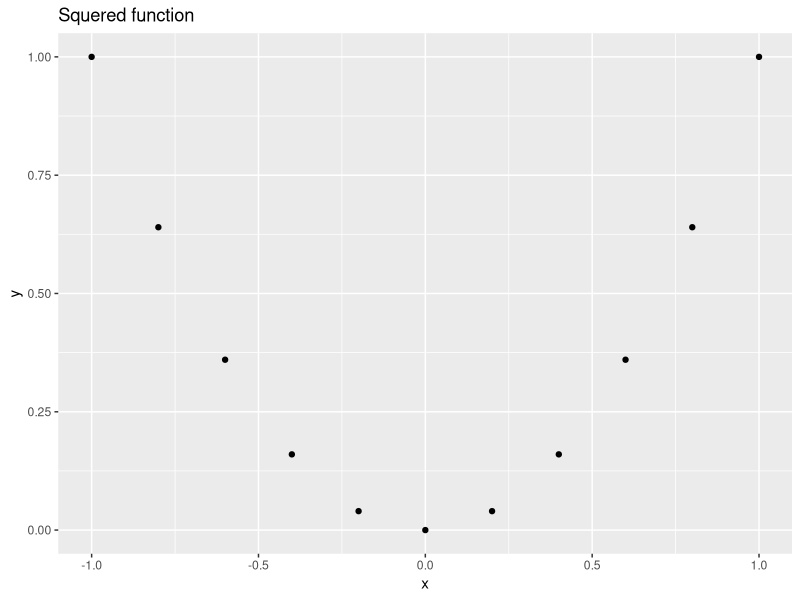
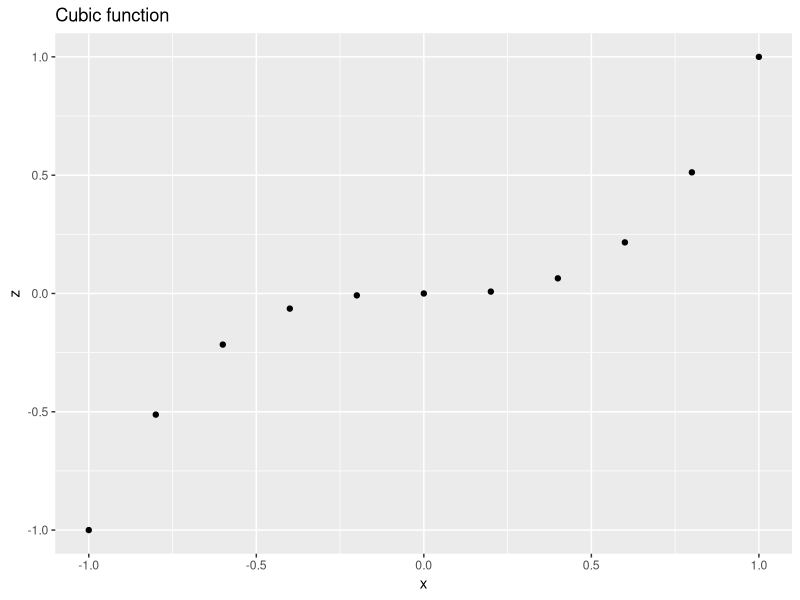
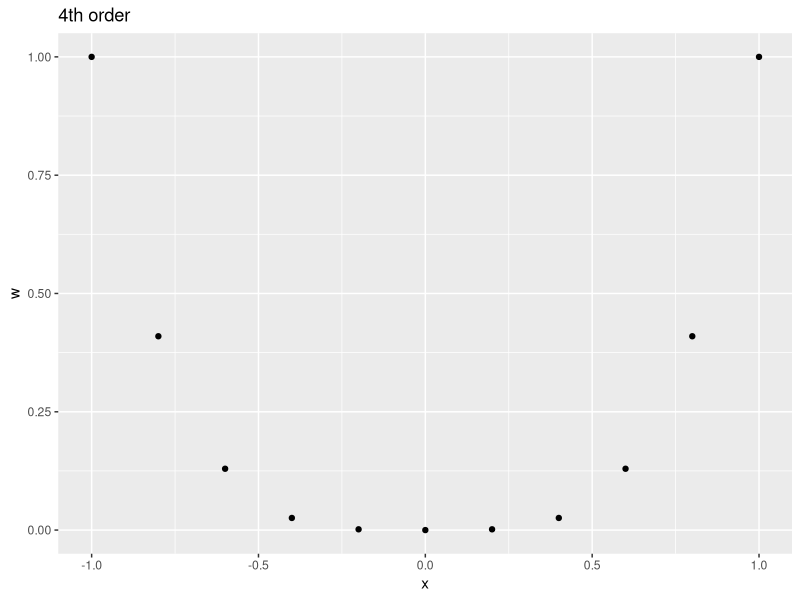
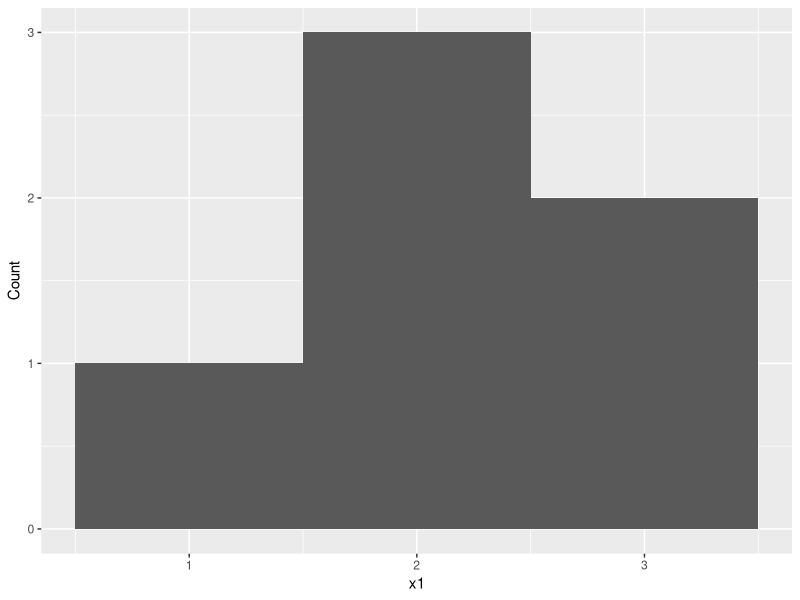
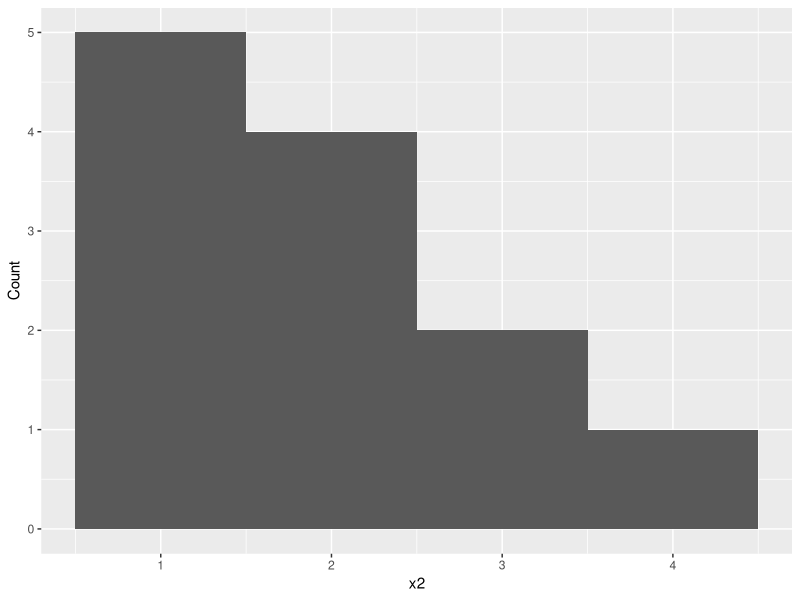
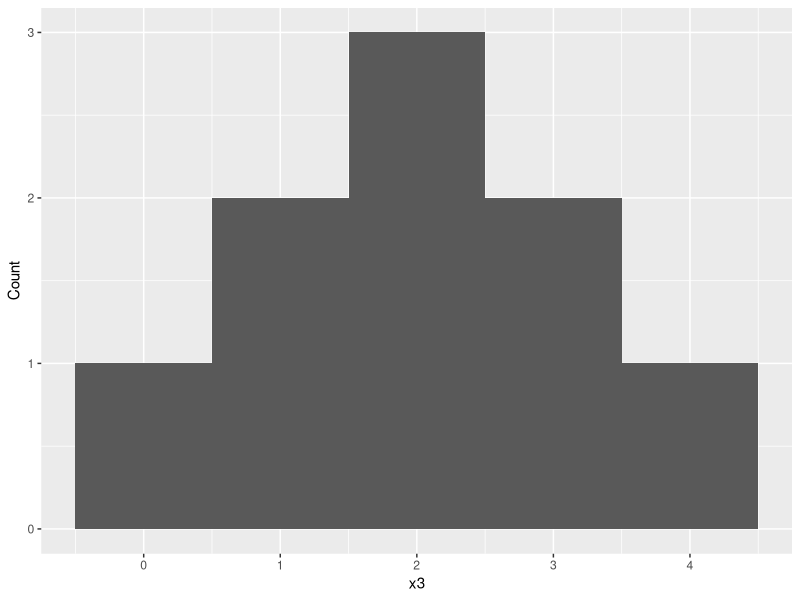
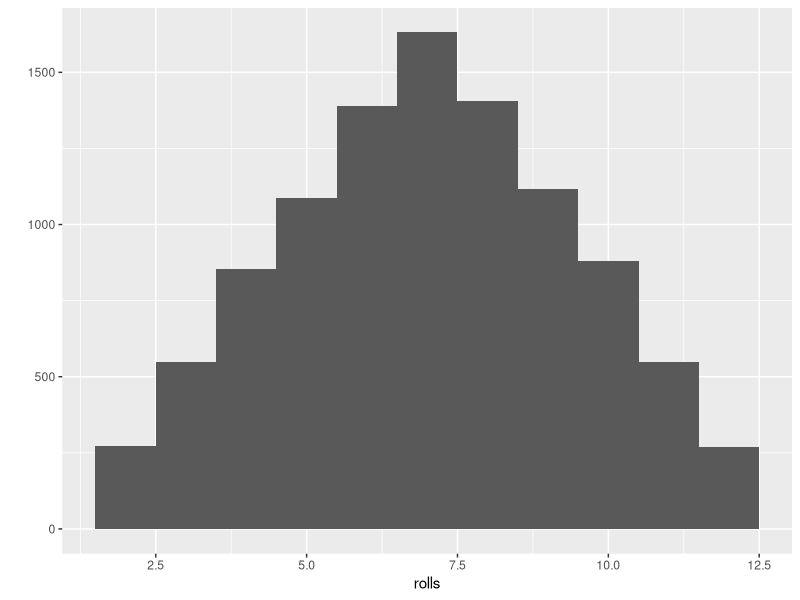

R code for these plots, in order:
#command - Codes that one types as it commands your computer to do something for you
#command line - The line that you type the code into
100:300
seq(100:200)
a <- 122
b <- a+2
c <- b*3
d <- c-6
e <- d/3
e
#R object - name that one can use to call stored data
die <- 1:6
die
ls() #checks on allready used variable names
die * die #Elementwise multiplication
die %*% die #inner matrix multiplication(R*C)
die %o% die #Outer matrix multiplication
MatA <- matrix(nrow = 2,ncol = 2)
MatA
MatA[,1] <- c(1,2)
MatA[,2] <- c(3,4)
MatA
t(MatA)
det(MatA)
solve(MatA)
MatA %*% solve(MatA)
sample(1:6,2)
args(round)
round(3.142)
round(3.142,1)
round(3.142,2)
round(3.142,4)
sample(die,2) #Sampling without replacement
sample(die,2,replace=TRUE) #sampling with replacement
args(sample)
dice <- sample(die,2,replace = TRUE)
sum(dice)
roll <- function(bones=1:6){
  dice <- sample(bones,2,replace = TRUE)
  sum(dice)
}
roll(bones = 1:10)
roll()
#install.packages("package name")
library(ggplot2)
qplot
x = c(-1, -0.8, -0.6, -0.4, -0.2, 0, 0.2, 0.4, 0.6, 0.8, 1)
y = x^2
z <- x^3
w <- x^4
args(qplot)
qplot(x,y,main = "Squered function")
qplot(x,z,main = "Cubic function")
qplot(x,w,main = "4th order")
x1 <- c(1,2,2,2,3,3)
qplot(x1,binwidth=1,ylab = "Count")
x2 <- c(1, 1, 1, 1, 1, 2, 2, 2, 2, 3, 3, 4)
qplot(x2,binwidth=1,ylab = "Count")
x3 <- c(0, 1, 1, 2, 2, 2, 3, 3, 4)
qplot(x3,binwidth=1,ylab = "Count")
replicate(10,roll())
rolls <- replicate(10000,roll())
qplot(rolls,binwidth=1)



